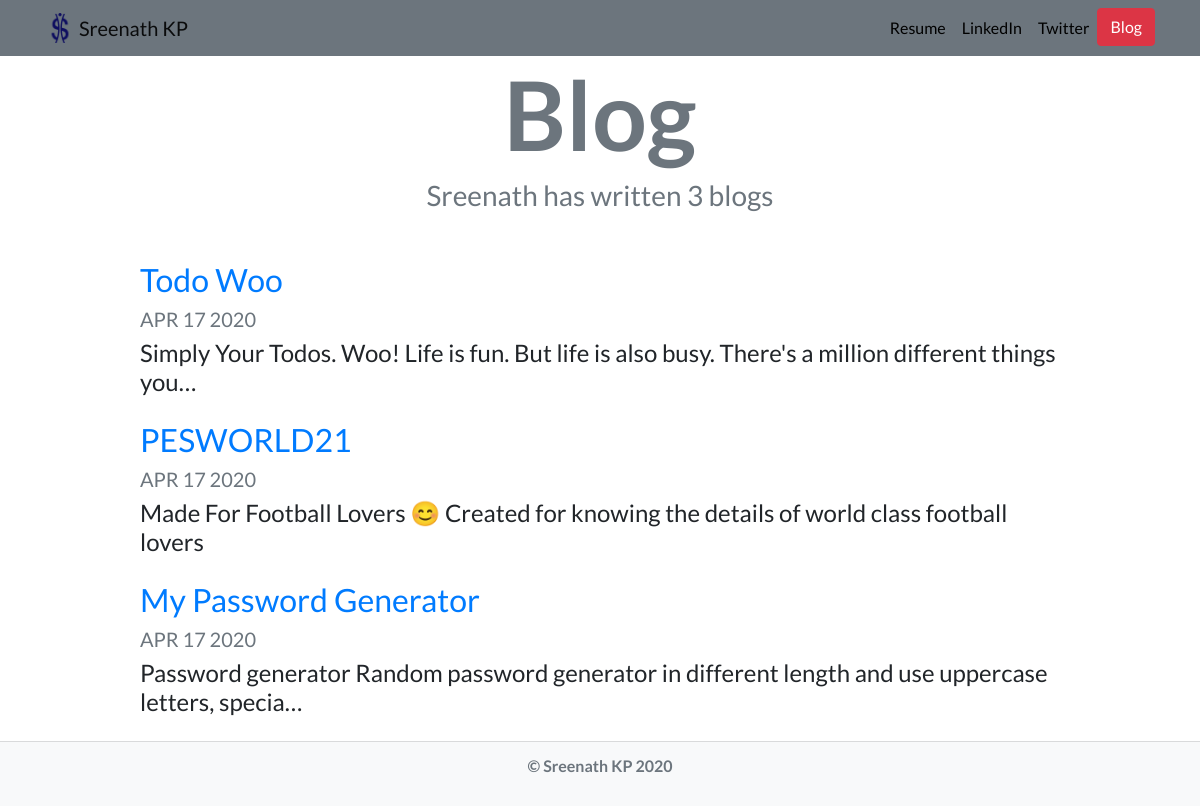
Screenshot of /blog/ with the database file from the repository.
### blog/models.py (models this page shows)
class Blog(models.Model):
    title = models.CharField(max_length=200)
    description = models.TextField()
    date = models.DateField()

### blog/views.py (the view)
# urls.py: path('', views.all_blogs, name='all_blogs'),
def all_blogs(request):
    blogs = Blog.objects.order_by('-date')[:7]
    return render(request, 'blog/all_blogs.html', {'blogs':blogs})

### blog/templates/blog/all_blogs.html
{% extends "portfolio/base.html" %}
{% load static %}
{% block content %}
<h1 id="blogtitle" class="font-weight-bold text-center text-secondary">Blog</h1>
<h3 class="text-center mb-5 text-secondary">Sreenath has written {{ blogs.count }} blog{{ blogs.count|pluralize }}</h3>
{% for blog in blogs %}
<div class="row justify-content-center my-3">
  <div class="col-md-10">
    <a href="{% url 'blog:detail' blog.id %}">
      <h2>{{ blog.title }}</h2>
    </a>
    <h5 class="text-muted">{{ blog.date|date:'M d Y'|upper }}</h5>
    <h4>{{ blog.description|striptags|truncatechars:100 }}</h4>
  </div>
</div>
{% endfor %}
{% endblock %}

### portfolio/static/portfolio/custom.css (style rules this page uses)
body { font-family: 'Lato', sans-serif; }
#blogtitle { font-size: 6rem; }

### rows the page displays
Blog: title "Todo Woo", date "APR 17 2020", description "Simply Your Todos. Woo! Life is fun. But life is also busy. There's a million different things you…"
Blog: title "PESWORLD21", date "APR 17 2020", description "Made For Football Lovers 😊 Created for knowing the details of world class football lovers"
Blog: title "My Password Generator", date "APR 17 2020", description "Password generator Random password generator in different length and use uppercase letters, specia…"

### other values shown
{{ blogs.count }} "3"
